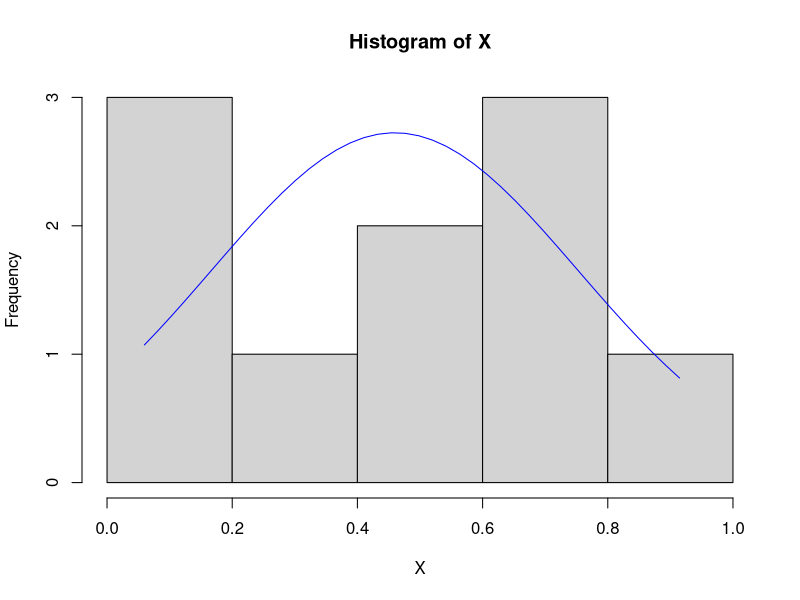
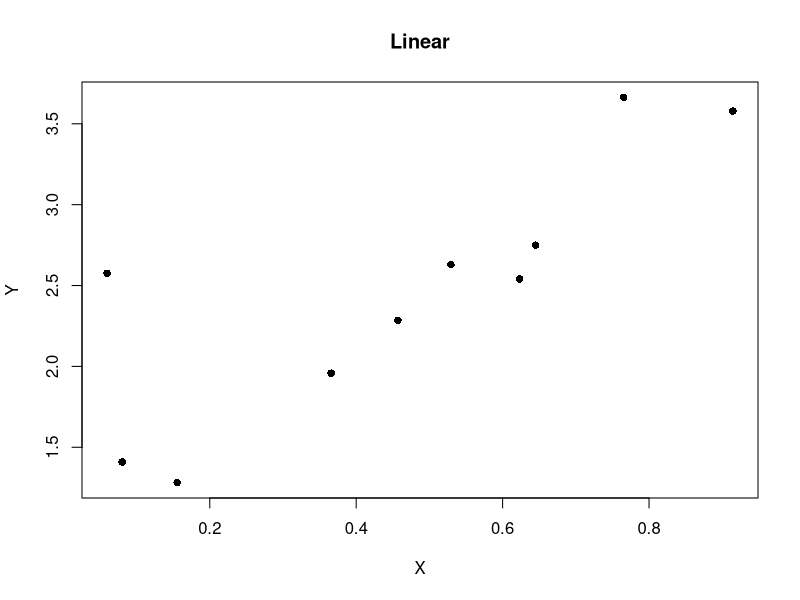

Recreate these plots in R, in order. (Note: this script raises an error after producing the figures.)
## In the last question I will give you two sets x and y of 10 elements each and I'll ask you to develop a mathematical model 
## that fits this data as closely as is possible and then make a prediction for some theoretical value of x. 
## (I will model either a linear/quadratic/log/exponential function with a bit of noise) 

## NO PACKAGES NEEDED - WE'RE USING BASE R FOR THIS ANALYSIS BOO-YAH

## Generate my X values based on the problem
X = c(0.52933466, 0.15552968, 0.36581071, 0.45692039, 0.91465466, 0.08033931,
      0.76546048, 0.64505530, 0.62327284, 0.05966902)

## Generate my Y values based on the problem
Y = c(2.629730, 1.281666, 1.958268, 2.284790, 3.578952, 1.409117, 3.663195, 
      2.749400, 2.540583, 2.576510)

## Generate a distribution of the X values, 
## Not a normal distribution so have to be careful
h <- hist(X)
## Add normal curve
x <- X
xfit <- seq(min(x), max(x), length = 40)
yfit <- dnorm(xfit, mean = mean(x), sd = sd(x))
yfit <- yfit*diff(h$mids[1:2])*length(x)
lines(xfit, yfit, col = "blue")

## Generate a Linear model, based on X and Y
L1<-lm(Y ~ X)
plot(X, Y, main="Linear", pch = 16)
yhat1<- L1$coef[1]+L1$coef[2]*a
lines(a, yhat1, lwd=2, col = 'blue')

## Fits the line pretty nicely.

## Generate a Quadratic model, based on X and Y
L2<-lm(Y ~ X + I(X^2))
plot(X, Y, main="Quadratic", pch = 16)
yhat2<- L2$coef[1]+L2$coef[2]*a + L2$coef[3]*a^2
lines(a, yhat2, lwd=2, col = 'red')

## Also fits the line of the Quadratic curve nicely.

## Remove any negative values (which there are none)
## And normalize for our Expontential and Logirthmic models
X<- abs(X) + exp(-10)
Y<- abs(Y)
X
Y

## Generate a Exponential model, based on X and Y
L3<-lm(log(Y) ~ X)
plot(X, Y, main="Exponential", pch = 16)
logyhat3<- L3$coef[1]+L3$coef[2]*a
yhat3<- exp(logyhat3)
lines(a,yhat3,lwd=2, col = 'gold2')

## Generate a Logarithmic model, based on X and Y
## Eliminating log(Y) and log(X) since it doesn't really fit the pattern
## based on the graph output
L4<-lm(log(Y) ~ log(X))
plot(log(X), log(Y), main="Log-Log", pch = 16)
logyhat4<- L4$coef[1]+L4$coef[2]*log(a)
lines(log(a), logyhat4, lwd=2, col = 'darkgreen')

## Plot the residuals vs the fitted values for each model
## We want to see if they fit the patten of a linear model
plot(fitted(L1), residuals(L1), main = "Linear", xlab="Predicted scores", ylab="Residuals")
abline(0, 0, col = 'blue')

##  Now we plot a normal probability plot - is there a definitive patten for
##  the linear model?
qqnorm(residuals(L1))
qqline(residuals(L1), col = 'blue')

## Next up, we want to see if they fit the patten of a quadratic model
plot(fitted(L2), residuals(L2), main="Quadratic", xlab="Predicted scores", ylab="Residuals")
abline(0, 0, col = 'red') 

##  Now we plot a normal probability plot - is there a definitive patten for
##  the quadratic model? I repeat myself a lot, don't I?
qqnorm(residuals(L2))
qqline(residuals(L2), col = 'red')

## Next up, we want to see if they fit the patten of a exponential model
plot(fitted(L3), residuals(L3), main="Exponential", xlab="Predicted scores", ylab="Residuals")
abline(0, 0, col = 'gold2')

##  Now we plot a normal probability plot - is there a definitive patten for
##  the exponential model?
qqnorm(residuals(L3))
qqline(residuals(L3), col = 'gold2')

## Final set of plots, for the logarithmic function
plot(fitted(L4), residuals(L4), main="Logarithmic", xlab="Predicted scores", ylab="Residuals")
abline(0, 0, col = 'darkgreen')

##  Now we plot a normal probability plot - is there a definitive patten for
##  the exponential model?
qqnorm(residuals(L4))
qqline(residuals(L4), col = 'darkgreen')

## Here is where I will do the bulk of my interpretation.
## I've narrowed it down to two models: Linear vs. Exponential.
## I eliminated Logarithmic some time ago due to the first few plots.
## And I eliminate Quadratic because the standard residuals don't pass
## the eyeball test.  But I will run the summary function on them all anyways.

summary(L1)

## Residual standard error: 0.4746 on 8 degrees of freedom
## Multiple R-squared:  0.6787,	Adjusted R-squared:  0.6385 
## F-statistic:  16.9 on 1 and 8 DF,  p-value: 0.003388

summary(L2)

## Residual standard error: 0.4509 on 7 degrees of freedom
## Multiple R-squared:  0.7462,	Adjusted R-squared:  0.6737 
## F-statistic: 10.29 on 2 and 7 DF,  p-value: 0.008234

summary(L3)

## Residual standard error: 0.2202 on 8 degrees of freedom
## Multiple R-squared:  0.6439,	Adjusted R-squared:  0.5994 
## F-statistic: 14.47 on 1 and 8 DF,  p-value: 0.005211

summary(L4)

## Residual standard error: 0.2766 on 8 degrees of freedom
## Multiple R-squared:  0.438,	Adjusted R-squared:  0.3678 
## F-statistic: 6.235 on 1 and 8 DF,  p-value: 0.03711